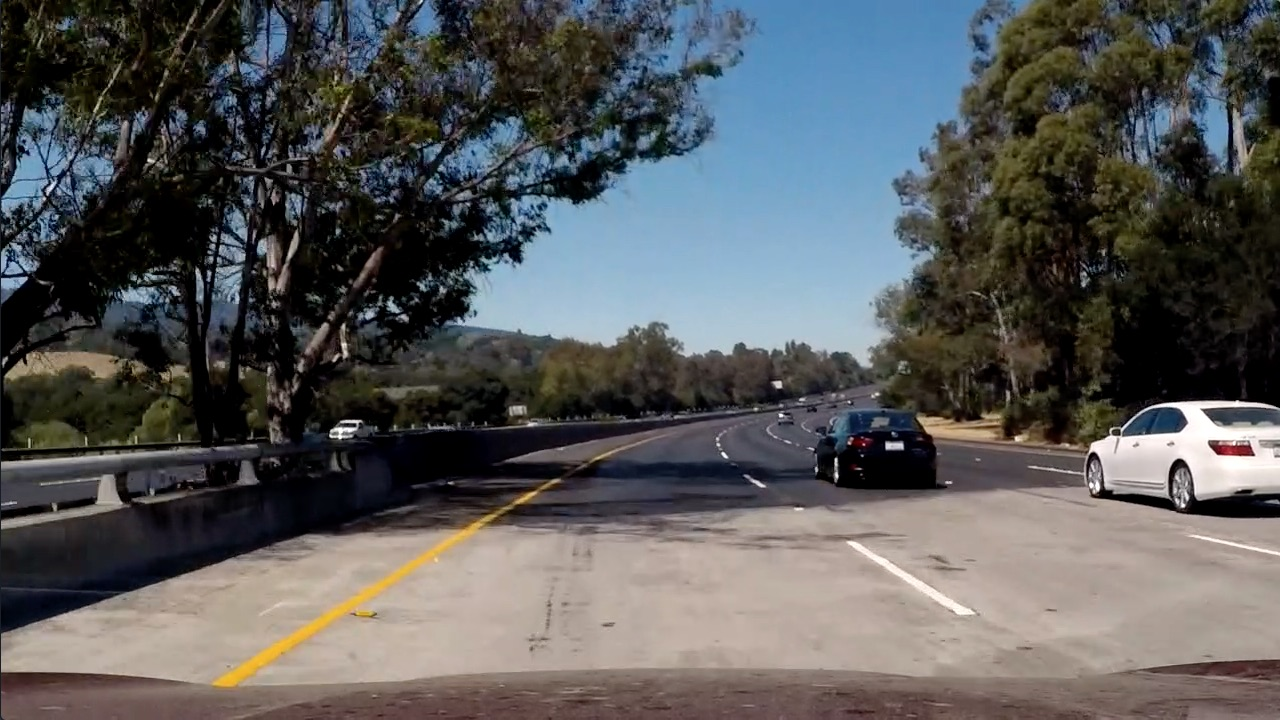
#> input picture color-shadow-example.jpg, 1280 x 720 px
$ jupyter execute lab-2.ipynb   (shell and % lines are left out)   (older library calls are emulated)
#> lines starting #> are read from the running program, lines starting #| are printed output that depends on the picture; after the words box and inside, x2 and y2 are one past the last pixel; in counts of white or black regions, pixels touching at a corner belong together; long printed decimals are rounded
[cell 1]
import cv2
import matplotlib.pyplot as plt
import numpy as np
import os

[cell 2]
img = cv2.imread('color-shadow-example.jpg')
#> img is the input picture: shape (720, 1280, 3); mean B, G, R 89.8, 89.3, 88.5
img = cv2.cvtColor(img, cv2.COLOR_BGR2RGB)
plt.figure(figsize=(16, 9))
plt.imshow(img)

def mask_s_channel(img, threshold=(170, 255)):
    s = cv2.cvtColor(img, cv2.COLOR_RGB2HLS)[...,2]
    mask = np.zeros_like(s)
    mask[(s>threshold[0])&(s<threshold[1])] = 1
    return mask

# threshold = (170, 255)
s_mask = mask_s_channel(img)

plt.figure(figsize=(16, 9))
plt.subplot(1 ,2, 1)
plt.imshow(img)
plt.subplot(1, 2, 2)
plt.imshow(s_mask, 'gray')

[cell 3]
def mask_gradient(img,
                  threshold_x=(10, 100),
                  threshold_y=(20, 200),
                  threshold_angle=(0.6, 1.5),
                  threshold_mag=(40, 200),
                  threshold_s=(170, 255),
                  threshold_r=(230, 255)):
#> called with threshold_x = (10, 100), threshold_y = (20, 200), threshold_angle = (0.6, 1.5), threshold_mag = (40, 200), threshold_s = (170, 255), threshold_r = (230, 255)
    channel_r = img[...,0]
    channel_s = cv2.cvtColor(img, cv2.COLOR_RGB2HLS)[...,2]
    img = cv2.cvtColor(img, cv2.COLOR_RGB2GRAY)
#> img: shape (720, 1280)
    grad_x = cv2.Sobel(img, cv2.CV_64F, 1, 0, ksize=7)
    grad_y = cv2.Sobel(img, cv2.CV_64F, 0, 1, ksize=7)
    grad_angle = np.arctan2(grad_y, grad_x)
    grad_mag = np.sqrt(grad_x**2 + grad_y**2)
    grad_x = np.uint8(255 * grad_x / grad_x.max())
    grad_y = np.uint8(255 * grad_y / grad_y.max())
    grad_mag = np.uint8(255 * grad_mag / grad_mag.max())

    (mask_x, mask_y, mask_angle, mask_angle1, mask_angle2,
     mask_mag, mask_r, mask_s, mask_combined) = np.tile(np.zeros_like(grad_x), (9, 1, 1))
    mask_x[(grad_x>threshold_x[0])&(grad_x<threshold_x[1])] = 1
    mask_y[(grad_y>threshold_y[0])&(grad_y<threshold_y[1])] = 1
    mask_mag[(grad_mag>threshold_mag[0])&(grad_mag<threshold_mag[1])] = 1

    mask_angle1[(grad_angle>threshold_angle[0])&(grad_angle<threshold_angle[1])] = 1
    mask_angle2[(grad_angle>-threshold_angle[1])&(grad_angle<-threshold_angle[0])] = 1
    mask_angle[(mask_angle1 == 1) | (mask_angle2 == 1)] = 1

    mask_r[(channel_r>threshold_r[0])&(channel_r<threshold_r[1])] = 1
    mask_s[(channel_s>threshold_s[0])&(channel_s<threshold_s[1])] = 1


    mask_combined[((mask_r == 1) | (mask_s == 1)) | ( (mask_x == 1))] = 1
    masks = (mask_x, mask_y, mask_angle, mask_mag, mask_s, mask_r)
    img_channels = (grad_x, grad_y, grad_angle, grad_mag, channel_s, channel_r)

    return mask_combined, masks, img_channels

mask_combined, masks, img_channels = mask_gradient(img)
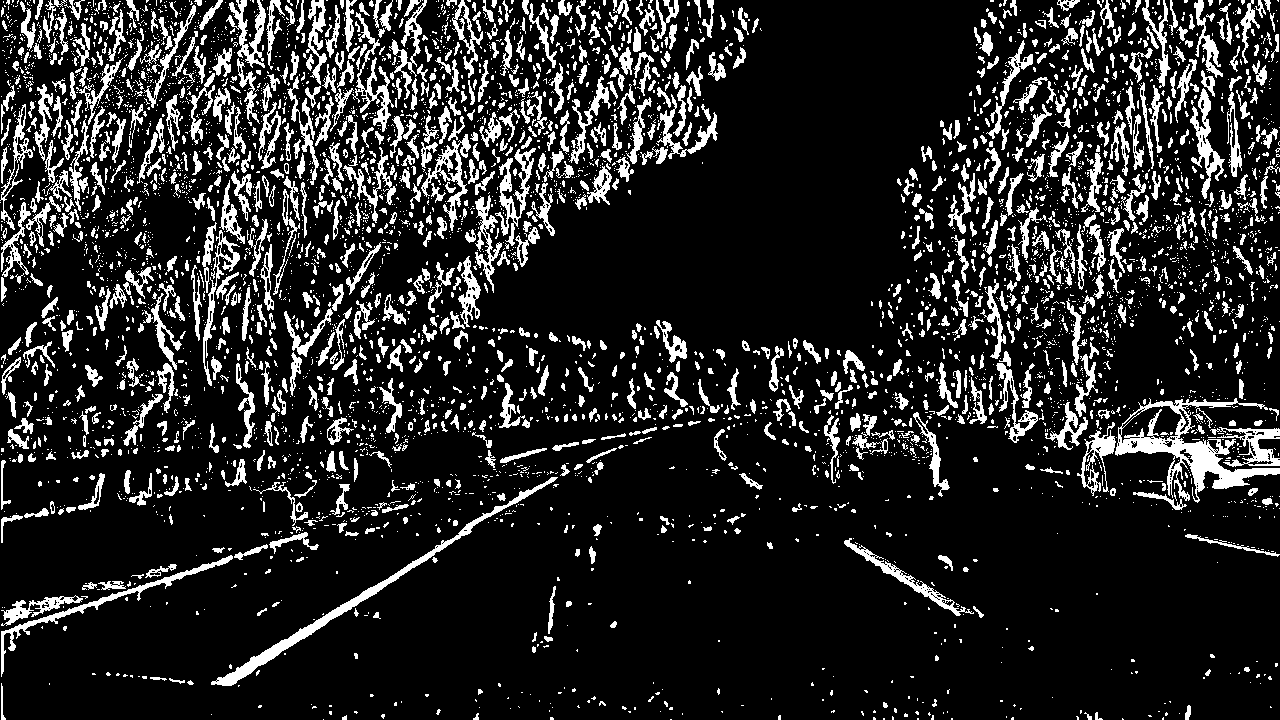
#> mask_combined: shape (720, 1280); values 0 (black) and 1 (white), 15.3% white; 5316 white regions (4141 under 20 px), largest, box (x1, y1, x2, y2) and area: (1115, 398, 1280, 503) 4422, (211, 477, 558, 686) 2844, (1, 555, 233, 677) 1509
#> masks = 6 items; img_channels = 6 items
mask_x, mask_y, mask_angle, mask_mag, mask_s, mask_r = masks
#> mask_x: shape (720, 1280); values 0 (black) and 1 (white), 12.9% white; 2763 white regions (1614 under 20 px), largest, box (x1, y1, x2, y2) and area: (1, 555, 233, 677) 1509, (1190, 88, 1225, 199) 1143, (498, 148, 536, 245) 1143
#> mask_y: shape (720, 1280); values 0 (black) and 1 (white), 9.5% white; 2867 white regions (2041 under 20 px), largest, box (x1, y1, x2, y2) and area: (0, 475, 653, 635) 5310, (788, 478, 1088, 508) 2075, (1108, 398, 1280, 432) 1977
#> mask_angle: shape (720, 1280); values 0 (black) and 1 (white), 29.5% white; 10336 white regions (7961 under 20 px), largest, box (x1, y1, x2, y2) and area: (1, 471, 442, 671) 9248, (392, 407, 703, 605) 6841, (724, 428, 961, 646) 4999
#> mask_mag: shape (720, 1280); values 0 (black) and 1 (white), 10.9% white; 1990 white regions (1438 under 20 px), largest, box (x1, y1, x2, y2) and area: (441, 123, 885, 370) 7807, (1020, 398, 1280, 520) 6287, (0, 100, 124, 305) 6127
#> mask_s: shape (720, 1280); values 0 (black) and 1 (white), 2.3% white in thin lines or dots
#> mask_r: shape (720, 1280); values 0 (black) and 1 (white), 0.75% white; 172 white regions (155 under 20 px), largest, box (x1, y1, x2, y2) and area: (1117, 435, 1280, 494) 2685, (217, 575, 396, 685) 1287, (1210, 427, 1280, 467) 944
grad_x, grad_y, grad_angle, grad_mag, channel_s, channel_r = img_channels

plt.figure(figsize=(32, 18))
# [26 lines of commented-out code are left out]

plt.imshow(mask_combined, 'gray')
plt.show()

[cell 4]
trapezoid = np.zeros_like(img)
src_pts = np.array([[155, 720], [600, 450], [700, 450], [1150, 720]])
pts2 = np.array([[130, 720], [575, 400], [800, 400], [1150, 720]])
cv2.polylines(trapezoid, [src_pts], True, (255, 0, 0), 2)
mask_combined2 = np.tile(mask_combined, (3, 1, 1)).transpose((1, 2, 0))
mask_combined2 = mask_combined2 * 255
plt.figure(figsize=(32, 18))
img_add = cv2.addWeighted(mask_combined2, 1, trapezoid, 1, 0)
plt.imshow(img_add)
img_poly = cv2.fillPoly(np.zeros_like(img_add), [pts2], [255, 255, 255])
img_poly = cv2.bitwise_and(img_poly, img_add)
plt.imshow(img_poly)
plt.show()

[cell 5]
dst_pts = np.array([[300, 720], [300, 300], [900, 300], [900, 720]], dtype=np.float32)
src_pts = src_pts.astype(np.float32)
mtx_pers = cv2.getPerspectiveTransform(src_pts, dst_pts)
mtx_inv = cv2.getPerspectiveTransform(dst_pts, src_pts)
img_pers = cv2.warpPerspective(mask_combined2, mtx_pers, (1280, 720), cv2.INTER_LINEAR)
# img_pers = cv2.cvtColor(img_pers, cv2.COLOR_RGB2GRAY).astype(np.float32)
plt.imshow(img_pers)

[cell 6]
plt.imshow(img_pers)
plt.show()

def slice_center(img, slice_height):
    img = img.mean(axis=2)
    n_slices = img.shape[0]//slice_height
    x_centers = []
    y_centers = np.arange(img.shape[0]-1, 0, -slice_height)
    for y in y_centers:
        hist = img[y-slice_height:y,...].sum(axis=0)
        x_left = np.argmax(hist[:img.shape[1]//2,...])
        x_right = np.argmax(hist[img.shape[1]//2:,...]) + img.shape[1]//2
        x_centers.append((x_left, x_right))
    x_centers = np.array(x_centers)
    y_centers = np.tile(y_centers, (2, 1)).T

    return x_centers, y_centers

def find_lane(img, width, height, stride):
#> called with width = 120, height = 60, stride = 20
    img_out = img.copy()
    if len(img.shape) > 2:
        img = img.mean(axis=2)
    hist = img[img.shape[0]//2:,...].sum(axis=0)
#> hist = 1280 values, max 42855 at index 301, min 0 at index 1078, mean 5246.9
    x_left = np.argmax(hist[:img.shape[1]//2])
#> x_left = 301
    x_right = np.argmax(hist[img.shape[1]//2:]) + img.shape[1]//2
#> x_right = 894

    x_left_list = [x_left]
#> x_left_list = [301]
    x_right_list = [x_right]
#> x_right_list = [894]
    y_list = [img.shape[0]-height//2]
#> y_list = [690]

    y = y_list[0]
#> y = 690
    pts_left = np.array([[x_left-width//2, y],
                [x_left-width//2, y-height],
                [x_left+width//2, y-height],
                [x_left+width//2, y]])
#> pts_left = [[241, 690], [241, 630], [361, 630], [361, 690]]
    cv2.polylines(img_out, [pts_left], True, (0, 0, 255), 10)
    pts_right = np.array([[x_right-width//2, y],
                [x_right-width//2, y-height],
                [x_right+width//2, y-height],
                [x_right+width//2, y]])
#> pts_right = [[834, 690], [834, 630], [954, 630], [954, 690]]
    cv2.polylines(img_out, [pts_right], True, (0, 0, 255), 10)

    y_range = np.arange(img.shape[0]-stride, height, -stride)
    for y in y_range:
        hist_left = img[y-height:y,x_left-width//2:x_left+width//2].sum(axis=0)
        hist_right = img[y-height:y,x_right-width//2:x_right+width//2].sum(axis=0)
        x_left = np.argmax(hist_left) + x_left - width//2
        x_right = np.argmax(hist_right) + x_right - width//2
        pts_left = np.array([[x_left-width//2, y],
                    [x_left-width//2, y-height],
                    [x_left+width//2, y-height],
                    [x_left+width//2, y]])
        cv2.polylines(img_out, [pts_left], True, (0, 0, 255), 10)
        pts_right = np.array([[x_right-width//2, y],
                    [x_right-width//2, y-height],
                    [x_right+width//2, y-height],
                    [x_right+width//2, y]])
        cv2.polylines(img_out, [pts_right], True, (0, 0, 255), 10)

        x_left_list.append(x_left)
        x_right_list.append(x_right)
        y_list.append(y-height//2)
#> this loop made 32 passes
#> (x_left, x_right, pts_left, pts_right) on passes 1 to 6: (302, 892, [[242, 700], [242, 640], [362, 640], [362, 700]], [[832, 700], [832, 640], [952, 640], [952, 700]]), (298, 892, [[238, 680], [238, 620], [358, 620], [358, 680]], [[832, 680], [832, 620], [952, 620], [952, 680]]), (293, 893, [[233, 660], [233, 600], [353, 600], [353, 660]], [[833, 660], [833, 600], [953, 600], [953, 660]]), (292, 894, [[232, 640], [232, 580], [352, 580], [352, 640]], [[834, 640], [834, 580], [954, 580], [954, 640]]), (295, 893, [[235, 620], [235, 560], [355, 560], [355, 620]], [[833, 620], [833, 560], [953, 560], [953, 620]]), (297, 893, [[237, 600], [237, 540], [357, 540], [357, 600]], [[833, 600], [833, 540], [953, 540], [953, 600]])
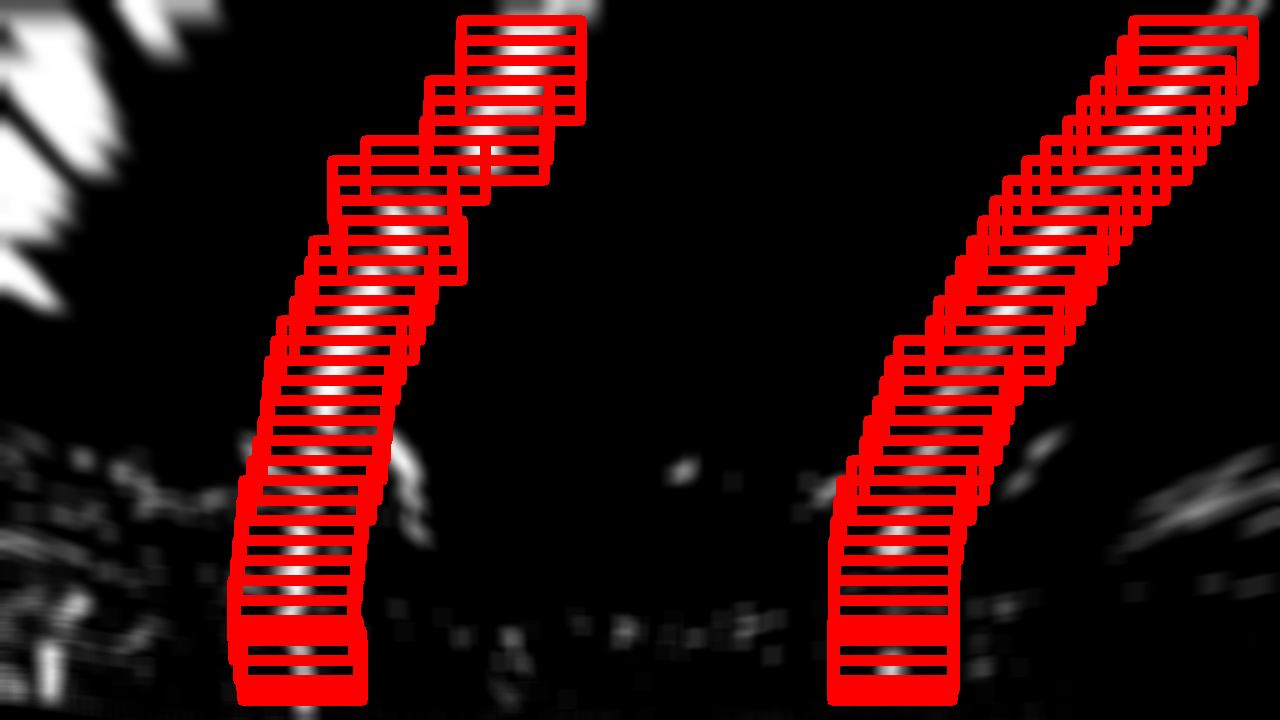
#> img_out: shape (720, 1280, 3); mean of channels 0, 1, 2 14.1, 14.1, 55.4; drawn as B, G, R
#> after the loop, x_left = 521; x_left_list = 33 values, max 521 at index 32, min 292 at index 4, mean 365.9; x_right = 1193; x_right_list = 33 values, max 1193 at index 32, min 892 at index 1, mean 996; y_list = 33 values, max 690 at index 0, min 50 at index 32, mean 370

    x_left_list, x_right_list, y_list = np.array(x_left_list), np.array(x_right_list), np.array(y_list)

    return x_left_list, x_right_list, y_list, img_out

ksize = 20
img_pers2 = img_pers.mean(axis=2)
img_smooth = np.uint8(cv2.filter2D(img_pers2, cv2.CV_64F, np.ones((ksize, ksize))/ksize**2))
img_smooth = np.tile(img_smooth, (3, 1, 1)).transpose((1, 2, 0)).astype(np.uint8)
x1, x2, y, img_out = find_lane(img_smooth, 120, 60, 20)
#> x1 has the same summary as x_left_list in find_lane; x2 has the same summary as x_right_list in find_lane; y has the same summary as y_list in find_lane

line1 = np.array([x1, y]).T
#> line1 = 33 pairs, first value 292 to 521, second value 50 to 690
line2 = np.array([x2, y]).T
#> line2 = 33 pairs, first value 892 to 1193, second value 50 to 690
img_template = img_out
cv2.polylines(img_template, [line1, line2], False, (255, 0, 0), 20)
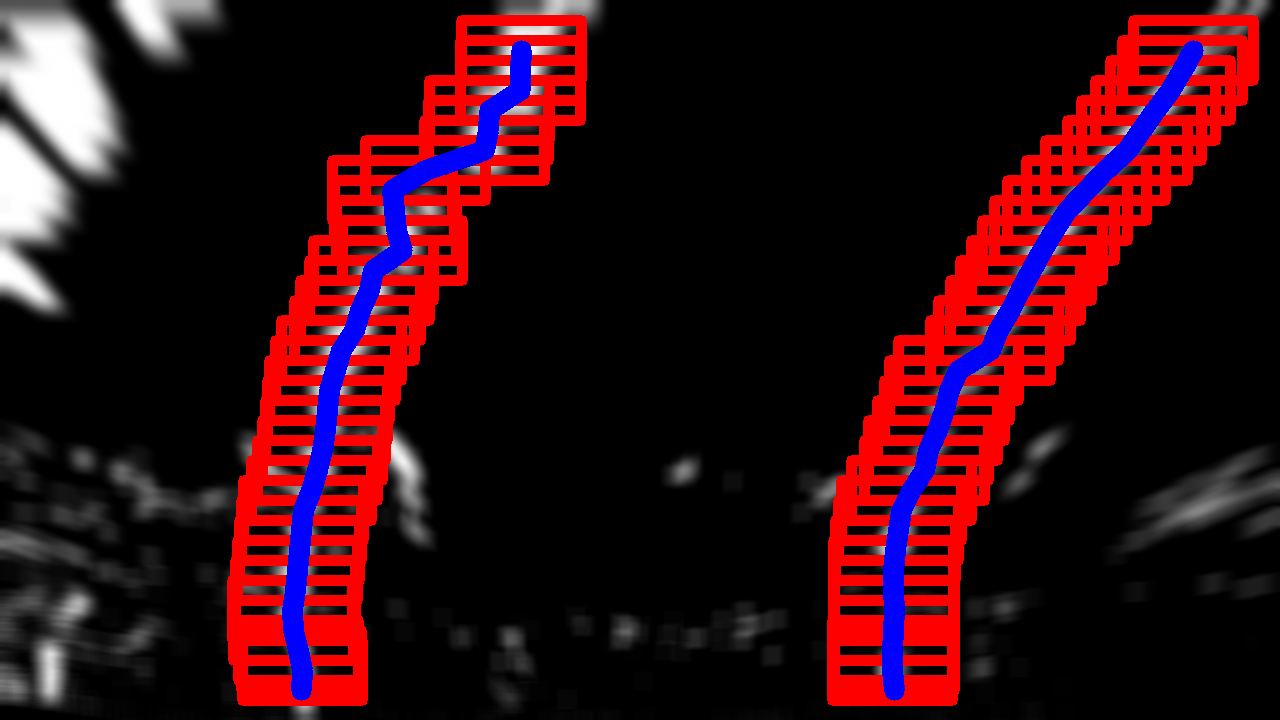
#> img_template: shape (720, 1280, 3); 3.42% of pixels changed, all inside (x1, y1, x2, y2) = (282, 40, 1204, 701); drawn as B, G, R
plt.imshow(img_template)
plt.show()

ym_per_pix = 3/45
xm_per_pix = 3.7/595

left_fit = np.polyfit(y * ym_per_pix, x1 * xm_per_pix, 2)
#> left_fit = [0.00113, -0.0895, 3.61]
right_fit = np.polyfit(y * ym_per_pix, x2 * xm_per_pix, 2)
#> right_fit = [0.0011, -0.102, 7.85]
poly_left = (left_fit[0] * (y * ym_per_pix)**2 + left_fit[1] * y * ym_per_pix + left_fit[2]) / xm_per_pix
#> poly_left = 33 values, max 534.8 at index 32, min 296.4 at index 5, mean 365.9
poly_right = (right_fit[0] * (y * ym_per_pix)**2 + right_fit[1] * y * ym_per_pix + right_fit[2]) / xm_per_pix
#> poly_right = 33 values from 886 to 1210
plt.imshow(img_pers)
plt.plot(poly_left, y, color='green', linewidth=5)
plt.plot(poly_right, y, color='green', linewidth=5)
plt.show()

img_inv = cv2.warpPerspective(mask_combined2, mtx_pers, (1280, 720), cv2.INTER_LINEAR)

[cell 7]
def calculate_curvature(poly_coefficient, y, ym_per_pix=3/45):
    y = y * ym_per_pix
    cur = ((1 + (2*poly_coefficient[0]*y + poly_coefficient[1])**2)**1.5) / np.absolute(2*poly_coefficient[0])

    return cur

[cell 8]
img_measure = img_pers.copy()
trapezoid = np.zeros_like(img)
src_pts = np.array([[300, 695], [300, 650], [895, 650], [895, 695]])
pts2 = np.array([[130, 720], [575, 400], [800, 400], [1150, 720]])
cv2.polylines(img_measure, [src_pts], True, (255, 0, 0), 2)
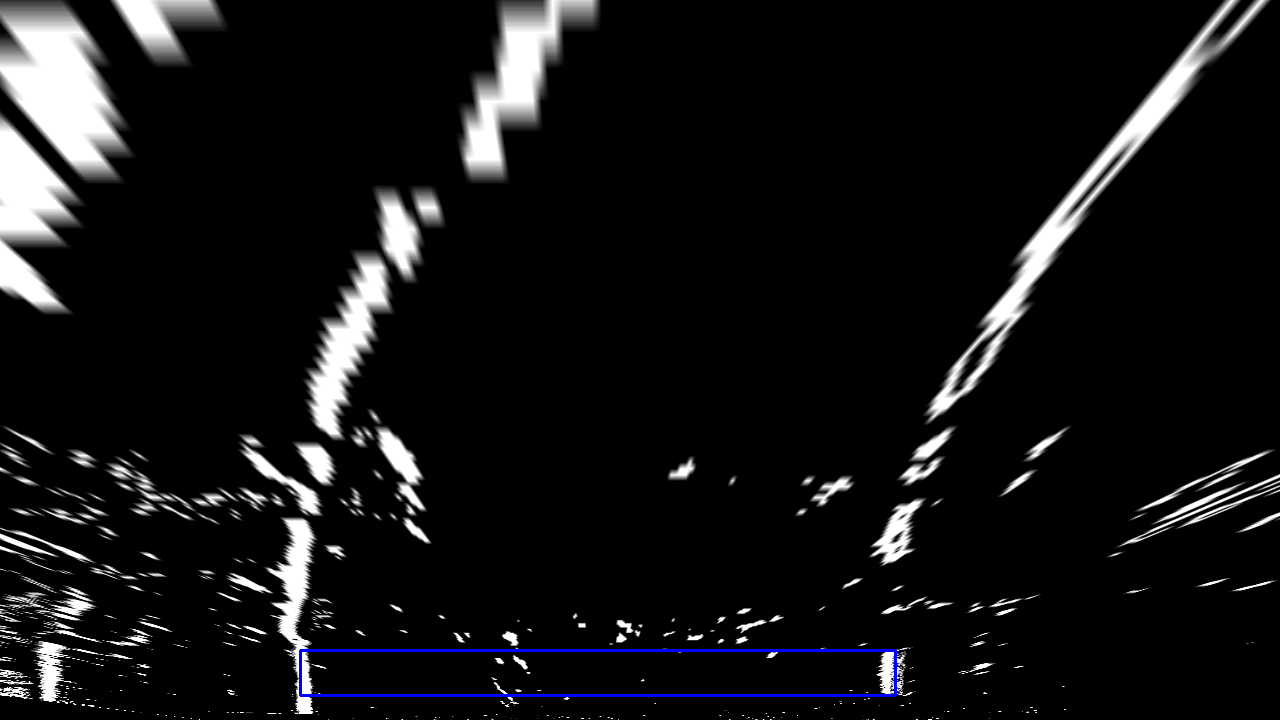
#> img_measure: shape (720, 1280, 3); mean of channels 0, 1, 2 21, 20, 20; drawn as B, G, R
plt.figure(figsize=(32, 18))
plt.imshow(img_measure)
plt.show()
# y-axis: 3m/45pixels
# x-axis: 3.7m/595pixels

[cell 9]
cur_left = calculate_curvature(left_fit, 100)
#> in calculate_curvature, `cur = ((1 + (2*poly_coefficient[0]*y + poly_coefficient[1])**2)**1.5) ..`: cur = 445.1
#> cur_left = 445.1
cur_right = calculate_curvature(right_fit, 100)
#> cur_right = 459.4
print(cur_left, cur_right)
#| 445.095 459.409
